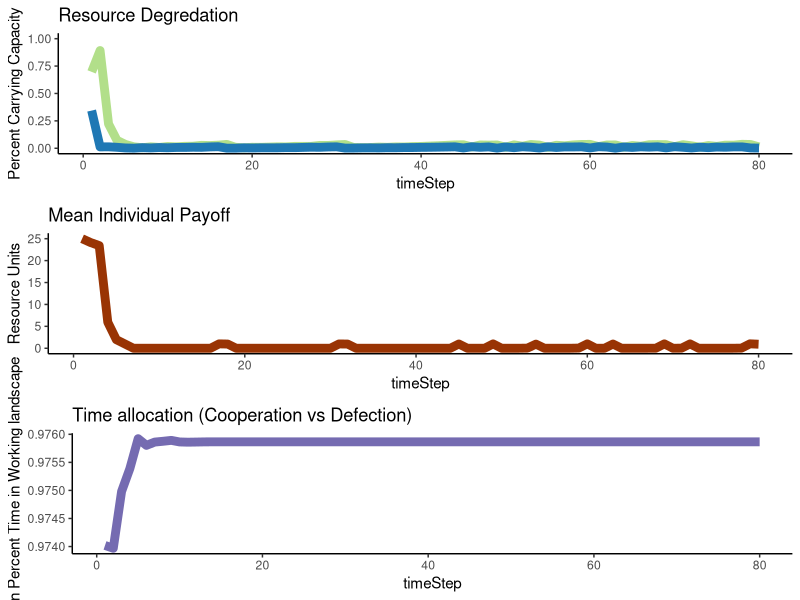

The R script that drew this image:
library(ggplot2)

abm<-function(#Specified parameters
  Individuals=100, #number of total resource users in a population
  
  TotalCarryingCapacity=10000, #total available resource units
  
  StartPercCarryingCapacity = 0.7, #amount of resources available in the landscape at the start in proportion to CC
  
  PercProtected=0.3, #percent of the total resource that's in a protected area
  
  CoopPercStart=0.9, #percent of individuals who start by following the rules at t0
  
  LearningStrategy = "Success Bias", #options are Success Bias & Conformist
  
  TimeSteps=20,
  ResourceRegenerationPerTimeStep=1.15,
  harvestMax=25,
  ProbOfMobility=0.2){
  
  ## Set parameters
  PercWorking= 1-PercProtected #percent of resource in a working landscape
  TotalCCResourceProtected=PercProtected*TotalCarryingCapacity #total resource units in carrying capacity of protected area
  TotalCCResourceWorking=PercWorking*TotalCarryingCapacity #total resource units in carrying capacity of working area
  StartResourceWorking = TotalCCResourceWorking*StartPercCarryingCapacity #number of resources in the working landscape starting
  StartResourceProtected = TotalCCResourceProtected*StartPercCarryingCapacity #number of resources in the protected landscape starting
  CoopNumStart= as.integer(CoopPercStart*Individuals) #number of individuals cooperating fully at t0
  DefNumStart= Individuals - CoopNumStart#number of individuals defecting at t0
  PercTimeProtected = c(rep(0,CoopNumStart),rbeta(DefNumStart,1,2)) #percent of their foraging time each indv spends in the PA
  PercTimeWorking = (1-PercTimeProtected)#percent of their foraging time each indv spends in the working landscape
  
  agents<-data.frame(PercTimeProtected,
                     PercTimeWorking,
                     PayoffProtectedLastTime = rep(NA,Individuals),
                     PayoffWorkingLastTime= rep(NA,Individuals))   #dataframe to be filled with initial payoffs
  
  ProtectPerDefect<-as.integer(StartResourceProtected/DefNumStart) #protected area resources per each individual harvesting there
  WorkingPerTotal<-as.integer(StartResourceWorking/Individuals) #working landscape resources per individual
  
  for ( i in 1:nrow(agents)){  #fill the starting df percent payoff from the protected landscape is a function of the amount 
    agent2<-agents[i,]   #of resources there per individual searching there, and a random draw with a chance of success equal to time spent
    agents[i,4]<-rbinom(1,WorkingPerTotal,agent2$PercTimeWorking)
    agents[i,4]<-ifelse(agents[i,4]>harvestMax,harvestMax,agents[i,4])
    agents[i,3]<- ifelse(agents[i,4]<= harvestMax,rbinom(1,ProtectPerDefect,agent2$PercTimeProtected),0) #if they didnt get the max harvest, then 
    agents[i,3]<-ifelse(agents[i,3]>harvestMax-agents[i,4],harvestMax-agents[i,4],agents[i,3])
  } #see what they get from the working landscape first
  
  
  
  agents$PayoffTotalLastTime<- agents$PayoffProtectedLastTime + agents$PayoffWorkingLastTime #total payoff is the sum of what they get from both areas
  
  
  output<-data.frame(timeStep = 1:TimeSteps, #create df to fill with the outputs from each time step
                     meanTimeProtect = rep(NA,TimeSteps),
                     meanTimeWorking = rep(NA,TimeSteps),
                     NumResourcesProtect = rep(NA,TimeSteps),
                     percCCProtect = rep(NA,TimeSteps),
                     NumResourcesWorking = rep(NA,TimeSteps),
                     percCCWorking = rep(NA,TimeSteps),
                     meanPayoff = rep(NA,TimeSteps))
  
  output$meanTimeProtect[1] <- mean(agents$PercTimeProtected)  #fill it with the outouts from time 1
  output$meanTimeWorking[1]  <- mean(agents$PercTimeWorking) 
  output$NumResourcesProtect[1] <- StartResourceProtected-sum(agents$PayoffProtectedLastTime) 
  output$NumResourcesWorking[1] <- StartResourceWorking-sum(agents$PayoffWorkingLastTime) 
  output$percCCProtect[1]  <- output$NumResourcesProtect[1]/TotalCCResourceProtected
  output$percCCWorking[1]  <- output$NumResourcesWorking[1]/TotalCCResourceWorking
  output$meanPayoff[1]  <- mean(agents$PayoffTotalLastTime) 
  
  
  
  for (t in 2:TimeSteps){  #run the abm for all o fthe time steps
    
    #choose new strategy  
    
    LastTimeAgents<-agents  #save the agents from the pervious time to a new df
    
    LastTimePercTimeProtected<-LastTimeAgents$PercTimeProtected  #pull out the previous pretected foraging times as vector
    LastTimePercWorking<-LastTimeAgents$PercTimeWorking  #pull out the previous working foraging times as vector
    
    PercTimeProtected<-rep(NA,length(PercTimeProtected))  #nullify the previous perc time protected vector so we can fill it later and be confident the values changed
    
    if(LearningStrategy == "Success Bias"){ 
      for (j in 1:nrow(LastTimeAgents)){  
        ThisAgent<-LastTimeAgents[j,]      #modify the foraging strategy of each agent individually
        OtherAgents<-LastTimeAgents[-j,]   #dataframe of ther agents for them to copy from
        ThisAgentPayoff<-ThisAgent$PayoffTotalLastTime   #payoff last time period for this agent
        OtherAgentSpecific<-OtherAgents[sample(nrow(OtherAgents),1),] #choose a specific agent for them to get paired up with
        OtherAgentPayoff<-OtherAgentSpecific$PayoffTotalLastTime  #Payoff the other agent recieved
        OtherAgentPercProtect<-OtherAgentSpecific$PercTimeProtected #strategy of other agent
        ThisAgentPercProtect<-ThisAgent$PercTimeProtected  #strategy of this agent
        
        PercTimeProtected[j]<-ifelse(ThisAgentPayoff >=OtherAgentPayoff,ThisAgent$PercTimeProtected,
                                     (ThisAgentPercProtect+((OtherAgentPercProtect-ThisAgentPercProtect)/2))) #vector of new strategies
        
        #if this agent did better than the randomly selected agent then they keep their strategy
        #if they did worse thnan they modify their strategy to be the difference between their previou sstrategy and the randomly selected agent
        
      }}
    if(LearningStrategy == "Conformist"){
      for (j in 1:nrow(LastTimeAgents)){  
        ThisAgent<-LastTimeAgents[j,]      #Pull out each specific agent
        OtherAgents<-LastTimeAgents[-j,]   #dataframe of ther agents for them to copy from
        OtherAgentsSample<-OtherAgents[c(sample(1:nrow(OtherAgents),5)),] #haphazardly chose 5 here...look into lit to find good number!!!
        OtherAgentsPercProtect<-mean(OtherAgentsSample$PercTimeProtected )# mean strategy of other agents
        ThisAgentPercProtect<-ThisAgent$PercTimeProtected  #strategy of this agent
        
        PercTimeProtected[j]<-(ThisAgentPercProtect+((OtherAgentsPercProtect-ThisAgentPercProtect)/2)) #vector of new strategies
      }}
    
    PercTimeWorking<- 1-PercTimeProtected   #time foraging in the working landscape
    
    
    agents<-data.frame(PercTimeProtected,   #new agent dataframe to fill
                       PercTimeWorking,
                       PayoffProtectedLastTime = rep(NA,Individuals),
                       PayoffWorkingLastTime= rep(NA,Individuals)) 
    
    
    #New resource pools to pull from
    #make sure they dont regenerate past their carrying capacity
    
    NewProtectedResourcesTotal<-round(output$NumResourcesProtect[t-1] * ResourceRegenerationPerTimeStep,digits=0)
    NewProtectedResourcesTotal<-ifelse(NewProtectedResourcesTotal<=  TotalCCResourceProtected,NewProtectedResourcesTotal, TotalCCResourceProtected)
    NewWorkingResourcesTotal<-round(output$NumResourcesWorking[t-1] * ResourceRegenerationPerTimeStep,digits=0)
    NewWorkingResourcesTotal<-ifelse(NewWorkingResourcesTotal<=TotalCCResourceWorking,NewWorkingResourcesTotal,TotalCCResourceWorking)
    
    ##Resource mobility
    LeaveWorking<-rbinom(1,NewWorkingResourcesTotal,ProbOfMobility) #number of resources which leave the protected area
    LeaveProtected<-rbinom(1,NewProtectedResourcesTotal,ProbOfMobility)#number of resources which leave the working area
    
    #do the accounting on entering vs leaving individuals
    NewWorkingResourcesTotal<-NewWorkingResourcesTotal-LeaveWorking+LeaveProtected
    NewProtectedResourcesTotal<-NewProtectedResourcesTotal-LeaveProtected+LeaveWorking
    
    #Make sure they dont go over the CC again
    NewWorkingResourcesTotal<-ifelse(NewWorkingResourcesTotal<=TotalCCResourceWorking,NewWorkingResourcesTotal,TotalCCResourceWorking)
    NewProtectedResourcesTotal<-ifelse(NewProtectedResourcesTotal<=  TotalCCResourceProtected,NewProtectedResourcesTotal, TotalCCResourceProtected)
    
    
    ##calculate available resources per individual
    ProtectPerDefect<-as.integer(NewProtectedResourcesTotal/nrow(agents[agents$PercTimeProtected>0,])) #protected area resources per each individual harvesting there  
    WorkingPerTotal<-as.integer(NewWorkingResourcesTotal/Individuals)
    
    
    for ( i in 1:nrow(agents)){  #fill the starting df percent payoff from the protected landscape is a function of the amount 
      agent2<-agents[i,]   #of resources there per individual searching there, and a random draw with a chance of success equal to time spent
      agents[i,4]<-rbinom(1,WorkingPerTotal,agent2$PercTimeWorking)
      agents[i,4]<-ifelse(agents[i,4]>harvestMax,harvestMax,agents[i,4])
      agents[i,3]<- ifelse(agents[i,4]<= harvestMax,rbinom(1,ProtectPerDefect,agent2$PercTimeProtected),0) #if they didnt get the max harvest, then 
      agents[i,3]<-ifelse(agents[i,3]>harvestMax-agents[i,4],harvestMax-agents[i,4],agents[i,3])
    } #see what they get from the working landscape first
    
    
    
    agents$PayoffTotalLastTime<- agents$PayoffProtectedLastTime + agents$PayoffWorkingLastTime #total payoff is the sum of what they get from both areas
    
    output$meanTimeProtect[t] <- mean(agents$PercTimeProtected)  #fill it with the outouts from time 1
    output$meanTimeWorking[t]  <- mean(agents$PercTimeWorking) 
    output$NumResourcesProtect[t] <- NewProtectedResourcesTotal-sum(agents$PayoffProtectedLastTime) 
    output$NumResourcesWorking[t]  <- NewWorkingResourcesTotal-sum(agents$PayoffWorkingLastTime)
    output$percCCProtect[t]  <- output$NumResourcesProtect[t]/TotalCCResourceProtected
    output$percCCWorking[t]  <- output$NumResourcesWorking[t]/TotalCCResourceWorking
    output$meanPayoff[t]  <- mean(agents$PayoffTotalLastTime)
    
  }
  
  
  p1<-ggplot(data=output,aes(x=timeStep))+
    geom_line(aes(y=percCCProtect),size=3,color="#b2df8a")+
    geom_line(aes(y=percCCWorking),size=3,color="#1f78b4")+
    ylim(0, 1.0)+theme_classic()+ylab("Percent Carrying Capacity")+
    scale_colour_manual(name = 'Area', 
                        values =c('#b2df8a'='#b2df8a','#1f78b4'='#1f78b4'), labels = c('Protected Area','Working Landscape'))+
    ggtitle("Resource Degredation")
  
  
  p2<-ggplot(data=output,aes(x=timeStep))+
    geom_line(aes(y=meanPayoff),size=3,color="#993404")+
    theme_classic()+ylab("Resource Units")+
    ggtitle("Mean Individual Payoff")
  
  p3<-ggplot(data=output,aes(x=timeStep))+
    geom_line(aes(y=meanTimeWorking),size=3,color="#756bb1")+
    theme_classic()+ylab("Mean Percent Time in Working landscape")+
    ggtitle("Time allocation (Cooperation vs Defection)")
  
  x<-gridExtra::grid.arrange(p1,p2,p3,ncol=1)
  
  
  return(output) 
}



abm(TimeSteps=80,ProbOfMobility = 0.8,LearningStrategy = "Conformist")
